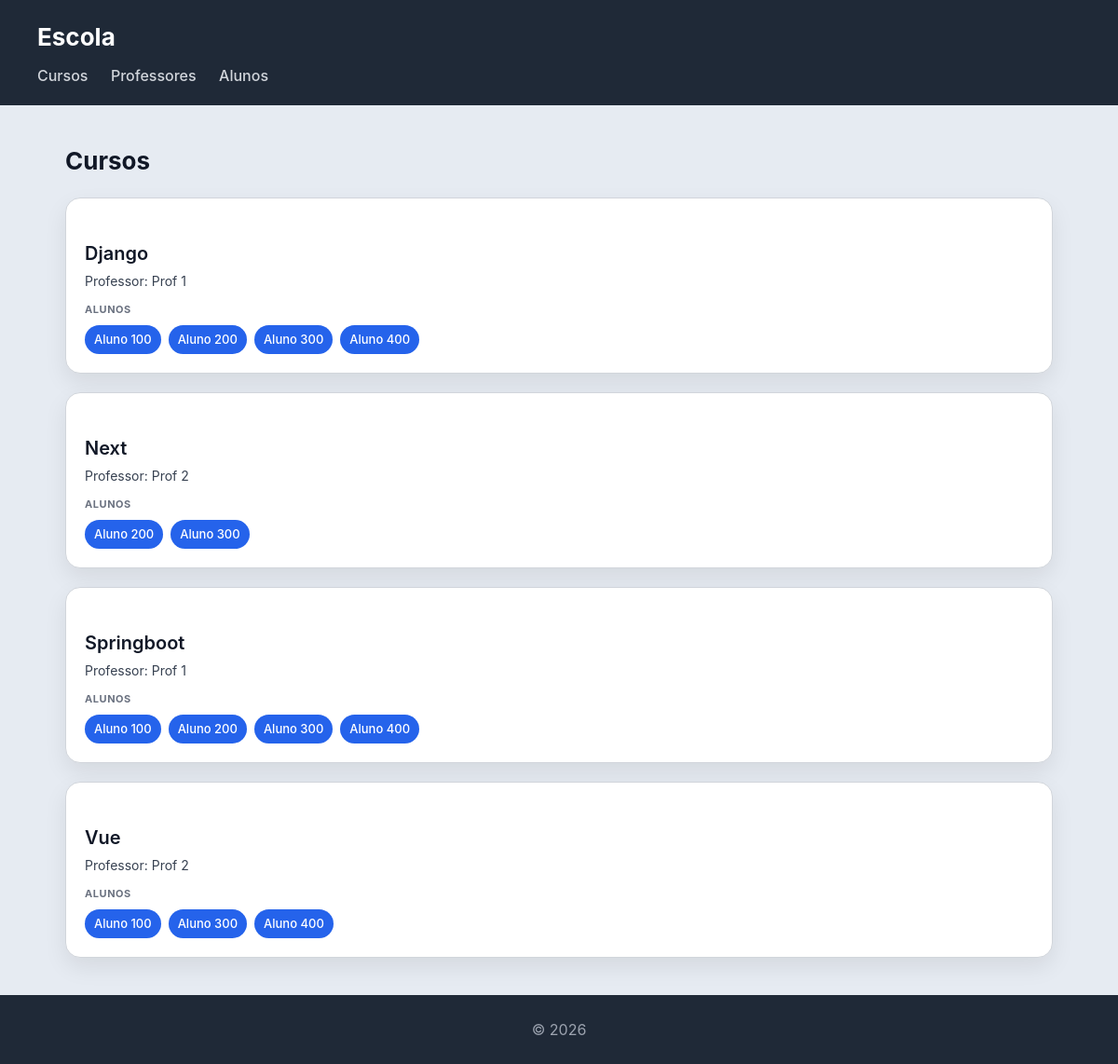
/escola/cursos/, run on the app's committed database.
### ficha7_escola/models.py (models this page shows, shortened)
class Curso(models.Model):
    nome = models.CharField(max_length=50)
    imagem = models.ImageField(upload_to='ficha7_escola/fotos', null=True, blank=True)
    professor = models.ForeignKey(Professor,on_delete=models.CASCADE,related_name="cursos")
    alunos = models.ManyToManyField(Aluno,related_name="cursos")

class Professor(models.Model):
    nome = models.CharField(max_length=50)
    email = models.CharField(max_length=255)

class Aluno(models.Model):
    num = models.IntegerField()
    nome = models.CharField(max_length=50)

### ficha7_escola/views.py (the view)
# urls.py: path('cursos/', views.cursos_view, name="cursos"),
def cursos_view(request):
    cursos = Curso.objects.select_related('professor').prefetch_related('alunos').all()
    return render(request, 'escola/cursos.html', {'cursos': cursos})

### ficha7_escola/templates/escola/cursos.html (shortened to what this page needs)
{% extends "escola/base.html" %}
{% block content %}
<h2>Cursos</h2>
<section>
    {% for curso in cursos %}
    <article>
        <header>
            <h3>{{ curso.nome }}</h3>
            <p>Professor: {{ curso.professor.nome }}</p>
        </header>
        <section>
            <h4>Alunos</h4>
            <ul>
                {% for aluno in curso.alunos.all %}
                    <li>{{ aluno.nome }}</li>
                {% empty %}
                    <li>Sem alunos inscritos</li>
                {% endfor %}
            </ul>
        </section>
    </article>
    {% endfor %}
</section>
{% endblock %}

### ficha7_escola/static/escola/styles.css (style rules this page uses)
* { box-sizing: border-box; margin: 0; padding: 0; }
body { font-family: "Inter", "Segoe UI", system-ui, -apple-system, sans-serif; background: #e6ebf2; color: #111827; line-height: 1.5; }
h2 { margin-bottom: 20px; font-size: 26px; }
section > article { background: white; padding: 20px; border-radius: 16px; border: 1px solid #d1d5db; box-shadow: 0 10px 25px rgba(0,0,0,0.08); transition: all 0.25s ease; margin-bottom: 20px; }
article > header { margin-bottom: 12px; }
article > header > h3 { font-size: 20px; font-weight: 600; margin-bottom: 4px; }
article > header > p { font-size: 14px; color: #374151; }
article > section { margin-top: 10px; }
article > section > h4 { font-size: 11px; text-transform: uppercase; color: #6b7280; margin-bottom: 8px; letter-spacing: 0.05em; }
article > section > ul { list-style: none; display: flex; flex-wrap: wrap; gap: 8px; }
article > section > ul > li { background: #2563eb; color: white; padding: 6px 10px; border-radius: 999px; font-size: 13px; font-weight: 500; }

### data on the page
Curso: nome "Django", professor.nome "Prof 1"
Aluno: nome "Aluno 100"
Aluno: nome "Aluno 200"
Aluno: nome "Aluno 300"
Aluno: nome "Aluno 400"
Curso: nome "Next", professor.nome "Prof 2"
Curso: nome "Springboot", professor.nome "Prof 1"
Curso: nome "Vue", professor.nome "Prof 2"
